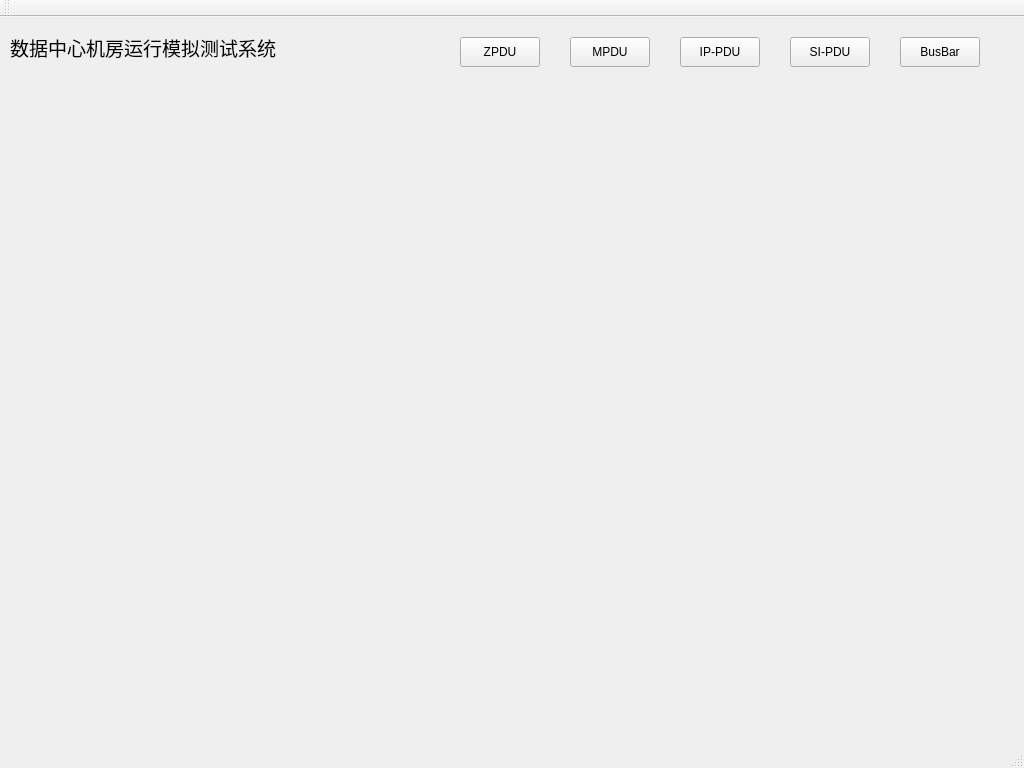
<?xml version="1.0" encoding="UTF-8"?>
<ui version="4.0">
 <class>MainWindow</class>
 <widget class="QMainWindow" name="MainWindow">
  <property name="geometry">
   <rect>
    <x>0</x>
    <y>0</y>
    <width>1024</width>
    <height>768</height>
   </rect>
  </property>
  <property name="focusPolicy">
   <enum>Qt::NoFocus</enum>
  </property>
  <property name="windowTitle">
   <string>数据中心机房运行模拟测试系统</string>
  </property>
  <property name="windowIcon">
   <iconset resource="images/image.qrc">
    <normaloff>:/image/logo.jpg</normaloff>:/image/logo.jpg</iconset>
  </property>
  <widget class="QWidget" name="centralWidget">
   <widget class="QLabel" name="titleLab">
    <property name="geometry">
     <rect>
      <x>10</x>
      <y>10</y>
      <width>361</width>
      <height>41</height>
     </rect>
    </property>
    <property name="font">
     <font>
      <family>楷体</family>
      <pointsize>14</pointsize>
     </font>
    </property>
    <property name="text">
     <string>数据中心机房运行模拟测试系统</string>
    </property>
   </widget>
   <widget class="QPushButton" name="mpduBtn">
    <property name="geometry">
     <rect>
      <x>570</x>
      <y>20</y>
      <width>80</width>
      <height>30</height>
     </rect>
    </property>
    <property name="text">
     <string>MPDU</string>
    </property>
   </widget>
   <widget class="QPushButton" name="busbarBtn">
    <property name="geometry">
     <rect>
      <x>900</x>
      <y>20</y>
      <width>80</width>
      <height>30</height>
     </rect>
    </property>
    <property name="text">
     <string>BusBar</string>
    </property>
   </widget>
   <widget class="QPushButton" name="sipduBtn">
    <property name="geometry">
     <rect>
      <x>790</x>
      <y>20</y>
      <width>80</width>
      <height>30</height>
     </rect>
    </property>
    <property name="text">
     <string>SI-PDU</string>
    </property>
   </widget>
   <widget class="QPushButton" name="zpduBtn">
    <property name="geometry">
     <rect>
      <x>460</x>
      <y>20</y>
      <width>80</width>
      <height>30</height>
     </rect>
    </property>
    <property name="text">
     <string>ZPDU</string>
    </property>
   </widget>
   <widget class="QPushButton" name="ippduBtn">
    <property name="geometry">
     <rect>
      <x>680</x>
      <y>20</y>
      <width>80</width>
      <height>30</height>
     </rect>
    </property>
    <property name="text">
     <string>IP-PDU</string>
    </property>
   </widget>
   <widget class="QStackedWidget" name="stackedWid">
    <property name="geometry">
     <rect>
      <x>10</x>
      <y>70</y>
      <width>1001</width>
      <height>641</height>
     </rect>
    </property>
   </widget>
  </widget>
  <widget class="QMenuBar" name="menuBar">
   <property name="geometry">
    <rect>
     <x>0</x>
     <y>0</y>
     <width>1024</width>
     <height>23</height>
    </rect>
   </property>
  </widget>
  <widget class="QToolBar" name="mainToolBar">
   <attribute name="toolBarArea">
    <enum>TopToolBarArea</enum>
   </attribute>
   <attribute name="toolBarBreak">
    <bool>false</bool>
   </attribute>
  </widget>
  <widget class="QStatusBar" name="statusBar"/>
 </widget>
 <layoutdefault spacing="6" margin="11"/>
 <resources>
  <include location="images/image.qrc"/>
 </resources>
 <connections/>
</ui>
